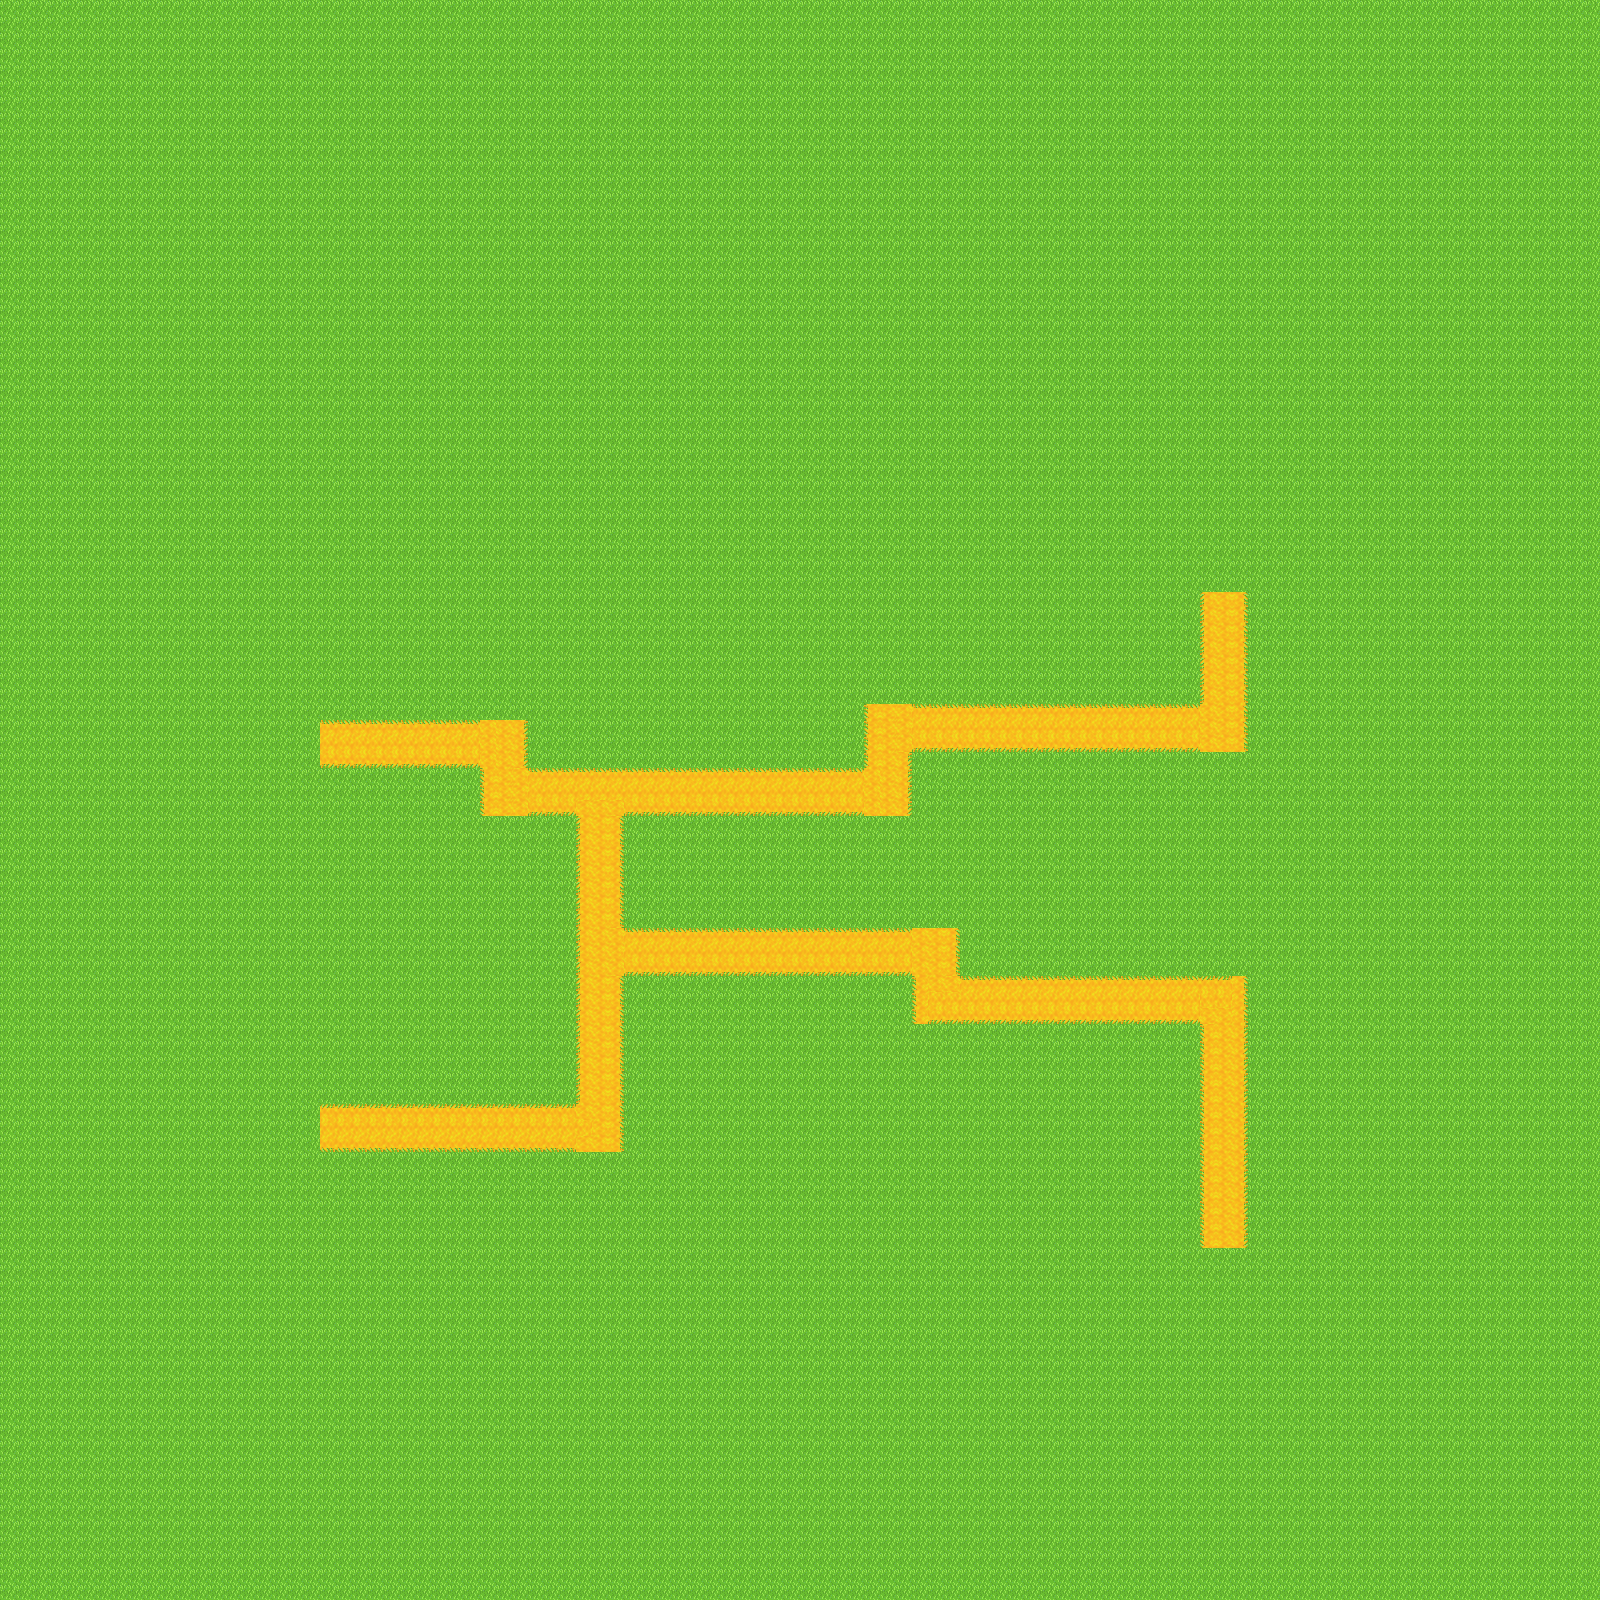

Rendered tile map (Tiled .tmx) drawn with the repository's tilesets; below, a short description and the map source with its tile grids summarised:
An orthogonal 100x100 tile map with 16x16 px tiles, 2 tile layers (Capa de Patrones 1, camino) and 27 objects (11x Camino, 10x Interseccion, 2x fin, 2x spawner, Interseccion p, ...).

<map version="1.2" tiledversion="1.2.3" orientation="orthogonal" renderorder="right-down" width="100" height="100" tilewidth="16" tileheight="16" infinite="0" nextlayerid="6" nextobjectid="43">
 <tileset firstgid="1" name="base" tilewidth="16" tileheight="16" tilecount="256" columns="16">
  <image source="Tileset.png" width="256" height="256" />
 </tileset>
 <layer id="1" name="Capa de Patrones 1" width="100" height="100">
  <data>[10000 cells, 2501 non-empty, 3 distinct tile ids]</data>
 </layer>
 <layer id="2" name="camino" width="100" height="100">
  <data>[10000 cells, 10000 non-empty, 10 distinct tile ids]</data>
 </layer>
 <objectgroup id="3" name="Objetos">
  <object id="1" name="Camino" x="912.999" y="976.015" width="286.594" height="47.6466" />
  <object id="2" name="Camino" x="1201.16" y="976.51" width="47.853" height="270.489" />
  <object id="3" name="Camino" x="624.149" y="928.172" width="337.277" height="47.9891" />
  <object id="4" name="Camino" x="912.028" y="704.005" width="335.716" height="47.9891" />
  <object id="11" name="Camino" x="319.74" y="720.089" width="208.242" height="47.9058" />
  <object id="12" name="Camino" x="623.24" y="761.278" width="240.853" height="59.2618" />
  <object id="14" name="Camino" x="479.892" y="767.96" width="96.853" height="47.9891" />
  <object id="16" name="Camino" x="864.911" y="703.369" width="46.202" height="117.989" />
  <object id="18" name="Camino" x="574.285" y="770.161" width="50.429" height="384.242" />
  <object id="20" name="Camino" x="1199.02" y="593.15" width="50.838" height="110.989" />
  <object id="21" name="Interseccion" x="1200" y="976.052" width="48.3333" height="15.9375">
   <properties>
    <property name="Interseccion" value="l" />
   </properties>
  </object>
  <object id="22" name="Interseccion" x="1200.66" y="734.212" width="47.7667" height="15.9403">
   <properties>
    <property name="Interseccion" value="l" />
   </properties>
  </object>
  <object id="23" name="Interseccion" x="576" y="767.657" width="46.6667" height="16.0758">
   <properties>
    <property name="Interseccion" value="l" />
   </properties>
  </object>
  <object id="24" name="Interseccion p" x="575.955" y="928.681" width="15.3333" height="47.6989">
   <properties>
    <property name="Interseccion" value="u,d" />
    <property name="probabilidad" type="float" value="0.5" />
   </properties>
  </object>
  <object id="25" name="Interseccion" x="575.5" y="1135.86" width="48.5" height="15.6761">
   <properties>
    <property name="Interseccion" value="l" />
   </properties>
  </object>
  <object id="29" name="fin" x="310.667" y="1125.33">
   <point />
  </object>
  <object id="30" name="fin" x="310.667" y="745.333">
   <point />
  </object>
  <object id="31" name="Interseccion" x="863.818" y="800.15" width="48" height="15.6989">
   <properties>
    <property name="Interseccion" value="l" />
   </properties>
  </object>
  <object id="32" name="Interseccion" x="863.99" y="703.979" width="16" height="48.0625">
   <properties>
    <property name="Interseccion" value="d" />
   </properties>
  </object>
  <object id="33" name="Interseccion" x="480.003" y="783.502" width="15.8722" height="32.8207">
   <properties>
    <property name="Interseccion" value="u" />
   </properties>
  </object>
  <object id="34" name="Interseccion" x="480.497" y="720.901" width="47.8056" height="15.5944">
   <properties>
    <property name="Interseccion" value="l" />
   </properties>
  </object>
  <object id="35" name="spawner" x="1228.67" y="1253">
   <properties>
    <property name="Direccion" value="u" />
    <property name="cantidad enemigos" value="4,6,8,10" />
    <property name="cantidad rondas" type="int" value="4" />
   </properties>
   <point />
  </object>
  <object id="36" name="spawner" x="1220" y="587">
   <properties>
    <property name="Direccion" value="d" />
    <property name="cantidad enemigos" value="4,6,8,10" />
    <property name="cantidad rondas" type="int" value="4" />
   </properties>
   <point />
  </object>
  <object id="37" name="Interseccion" x="912.417" y="976.754" width="15.9192" height="47.0275">
   <properties>
    <property name="Interseccion" value="u" />
   </properties>
  </object>
  <object id="38" name="Interseccion" x="912.5" y="928.052" width="47.9944" height="16.1948">
   <properties>
    <property name="Interseccion" value="l" />
   </properties>
  </object>
  <object id="40" name="Camino" x="321.028" y="1104.19" width="302.777" height="49.8073" />
 </objectgroup>
 <objectgroup id="5" name="Camara" visible="0">
  <object id="41" name="Camara" x="278.011" y="579.992" width="1034.17" height="682.068" />
 </objectgroup>
</map>